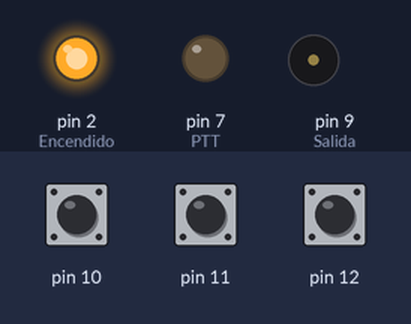
A sketch run on a simulated Arduino Uno, built with avr-gcc and run on an emulated ATmega328P. Parts: output pins drawn as LEDs (lit = HIGH), buzzer (waves = sounding). The inputs (shaded band) are chosen by the test bench; at power-on: pin 10 HIGH, pin 11 HIGH, pin 12 HIGH.

Above: at 0.1 s.
At 19.1 s:
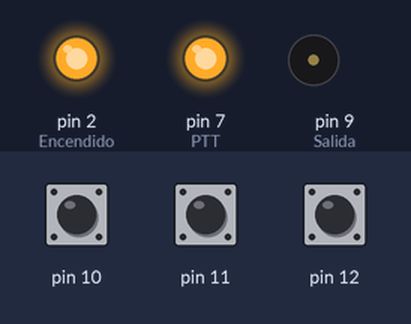
At 32.6 s:
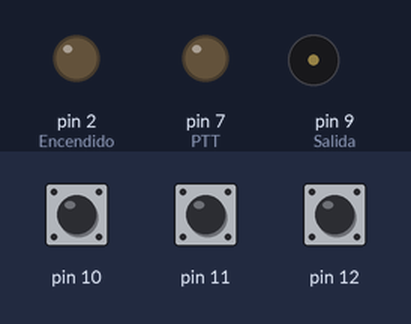
At 69.6 s:
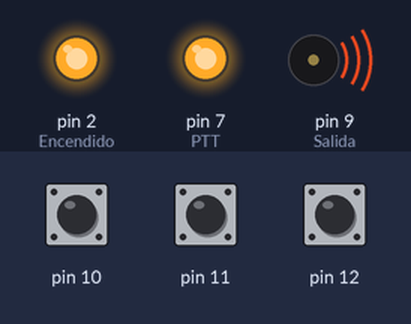
Timing chart, 0 to 72.5 s (numbered marks = the images above):
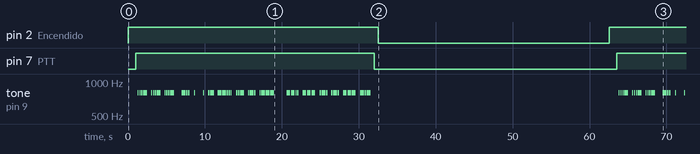

Measured:
- by itself, pin 2 (Encendido): HIGH → LOW at 32.5 s, → HIGH 30.0 s later
- by itself, pin 7 (PTT): HIGH → LOW at 32.0 s, → HIGH 31.5 s later
- by itself, tone on pin 9 (Salida): plays 800 Hz for 0.17 s, 800 Hz for 0.17 s, 800 Hz for 0.17 s, 800 Hz for 0.50 s, 800 Hz for 0.17 s, 800 Hz for 0.17 s … (70 notes in this stretch)

The sketch:

balizaOrg.ino
```cpp
//////////////////////////////////////////////////
// PROGRAMA DE BALIZA, CACERÍAS DE ZORRO, ETC  //
// EA7HG, 2025 Software libre                   //
//////////////////////////////////////////////////

// PIN USADOS
// 2 = relé ENCENDIDO
// 7 = PTT OUT
// 9 = Salida TONO A TRAVES DE CONDENSADOR 10NF
// 10 = tiempo de apagado 1 CON PUESTA A MASA
// 11 = tiempo de apagado 2 CON PUESTA A MASA
// 12 = tiempo de apagado 3 CON PUESTA A MASA
//////////////////////////////////////////////////

// Define variable con 30 s. Tiempo por defecto de espera
unsigned long tiempo_disparo = 30;
// Define variable para iniciar tiempos
unsigned long tiempo_inicial = 0;
// Define tiempo del punto en morse. La raya multiplica por 3
unsigned int punto = 167;

// Define los pines para mejor lectura de código
#define Encendido 2
#define PTT 7
#define Salida 9

void setup() {
  // pin 2 configurado para salida
  pinMode(Encendido, OUTPUT);
  digitalWrite(Encendido, LOW);

  // pin 7 configurado para salida
  pinMode(PTT, OUTPUT);
  digitalWrite(PTT, LOW);

  // pin 9 configurado para salida tono
  pinMode(Salida, OUTPUT);

  //pin 10 configurado como entrada para tiempo de apagado 1
  pinMode(10, INPUT_PULLUP);
  //pin 11 configurado como entrada para tiempo de apagado 2
  pinMode(11, INPUT_PULLUP);
  //pin 12 configurado como entrada para tiempo de apagado 3
  pinMode(12, INPUT_PULLUP);

  // Si pin 10 se pone a tierra (GND) -> tiempo 45 segundos
  if (digitalRead(10) == LOW) tiempo_disparo = 45;
  // Si pin 11 se pone a tierra (GND) -> tiempo 60 segundos
  if (digitalRead(11) == LOW) tiempo_disparo = 60;
  // Si pin 12 se pone a tierra (GND) -> tiempo 90 segundos
  if (digitalRead(12) == LOW) tiempo_disparo = 90;

  // Emite por primera vez el mensaje de la baliza
  Activar_Baliza();
  // se inicia el tiempo de espera
  tiempo_inicial = millis();
}

void loop() {
  // al finalizar tiempo de espera activa la baliza
  if ((millis() - tiempo_inicial) >= (tiempo_disparo * 1000)) {
    Activar_Baliza();
  }
}

void Activar_Baliza() {
  // Activa relé encendido transceptor o emisor
  digitalWrite(Encendido, HIGH);
  // Espera 1000 ms (1 segundo) antes de activar el PTT
  delay(1000);
  // Activa relé para activar PTT
  digitalWrite(PTT, HIGH);
  delay(250); // Espera 250ms (1/4 segundo)

  // Emite 3 V seguidas (V = ...-)
  for (int ab = 0; ab < 3; ab++) {
    Caracter(9);
  }
  // tiempo para espacio en blanco
  delay(punto * 3);

  // Emite DEEA7URJRZORROK
  Caracter(11); // D
  Caracter(4);  // E
  delay(punto * 3);
  Caracter(4);  // E
  Caracter(5);  // A
  Caracter(6);  // 7
  Caracter(7);  // U
  Caracter(3);  // R
  Caracter(8);  // J
  delay(1000);
  Caracter(1);  // Z
  Caracter(2);  // O
  Caracter(3);  // R
  Caracter(3);  // R
  Caracter(2);  // O
  Caracter(10); // K

  // Desactiva relé del PTT
  digitalWrite(PTT, LOW);
  // espera 500 ms (1/2 segundo)
  delay(500);
  // Apaga transceptor o emisor
  digitalWrite(Encendido, LOW);
  // Inicia nuevamente el temporizador de espera
  tiempo_inicial = millis();
}

void Caracter(int num) { // Genera tono de letra o número
  if (num == 1) { // Letra Z --**
    tone(Salida, 800); delay(punto * 3); noTone(Salida); delay(punto / 2);
    tone(Salida, 800); delay(punto * 3); noTone(Salida); delay(punto / 2);
    tone(Salida, 800); delay(punto); noTone(Salida); delay(punto / 2);
    tone(Salida, 800); delay(punto); noTone(Salida); delay(punto * 3);
  }
  if (num == 2) { // Letra O ***
    for (int ab = 0; ab < 3; ab++) {
      tone(Salida, 800); delay(punto * 3); noTone(Salida); delay(punto / 2);
    }
    delay(punto * 3);
  }
  if (num == 3) { // Letra R *.-.
    tone(Salida, 800); delay(punto); noTone(Salida); delay(punto / 2);
    tone(Salida, 800); delay(punto * 3); noTone(Salida); delay(punto / 2);
    tone(Salida, 800); delay(punto); noTone(Salida); delay(punto * 3);
  }
  if (num == 4) { // Letra E *
    tone(Salida, 800); delay(punto); noTone(Salida); delay(punto * 3);
  }
  if (num == 5) { // Letra A *-
    tone(Salida, 800); delay(punto); noTone(Salida); delay(punto / 2);
    tone(Salida, 800); delay(punto * 3); noTone(Salida); delay(punto * 3);
  }
  if (num == 6) { // Número 7 **---
    for (int ab = 0; ab < 2; ab++) {
      tone(Salida, 800); delay(punto * 3); noTone(Salida); delay(punto / 2);
    }
    for (int ab = 0; ab < 3; ab++) {
      tone(Salida, 800); delay(punto); noTone(Salida); delay(punto / 2);
    }
    delay(punto * 3);
  }
  if (num == 7) { // Letra U **-
    for (int ab = 0; ab < 2; ab++) {
      tone(Salida, 800); delay(punto); noTone(Salida); delay(punto / 2);
    }
    tone(Salida, 800); delay(punto * 3); noTone(Salida); delay(punto * 3);
  }
  if (num == 8) { // Letra J *---
    tone(Salida, 800); delay(punto); noTone(Salida); delay(punto / 2);
    for (int ab = 0; ab < 3; ab++) {
      tone(Salida, 800); delay(punto * 3); noTone(Salida); delay(punto / 2);
    }
    delay(punto * 3);
  }
  if (num == 9) { // Letra V ...-
    for (int ab = 0; ab < 3; ab++) {
      tone(Salida, 800); delay(punto); noTone(Salida); delay(punto / 2);
    }
    tone(Salida, 800); delay(punto * 3); noTone(Salida); delay(punto * 3);
  }
  if (num == 10) { // Letra K -.-
    tone(Salida, 800); delay(punto * 3); noTone(Salida); delay(punto / 2);
    tone(Salida, 800); delay(punto); noTone(Salida); delay(punto / 2);
    tone(Salida, 800); delay(punto * 3); noTone(Salida); delay(punto * 3);
  }
  if (num == 11) { // Letra D -..
    tone(Salida, 800); delay(punto * 3); noTone(Salida); delay(punto / 2);
    for (int ab = 0; ab < 2; ab++) {
      tone(Salida, 800); delay(punto); noTone(Salida); delay(punto / 2);
    }
    delay(punto * 3);
  }
}
```
